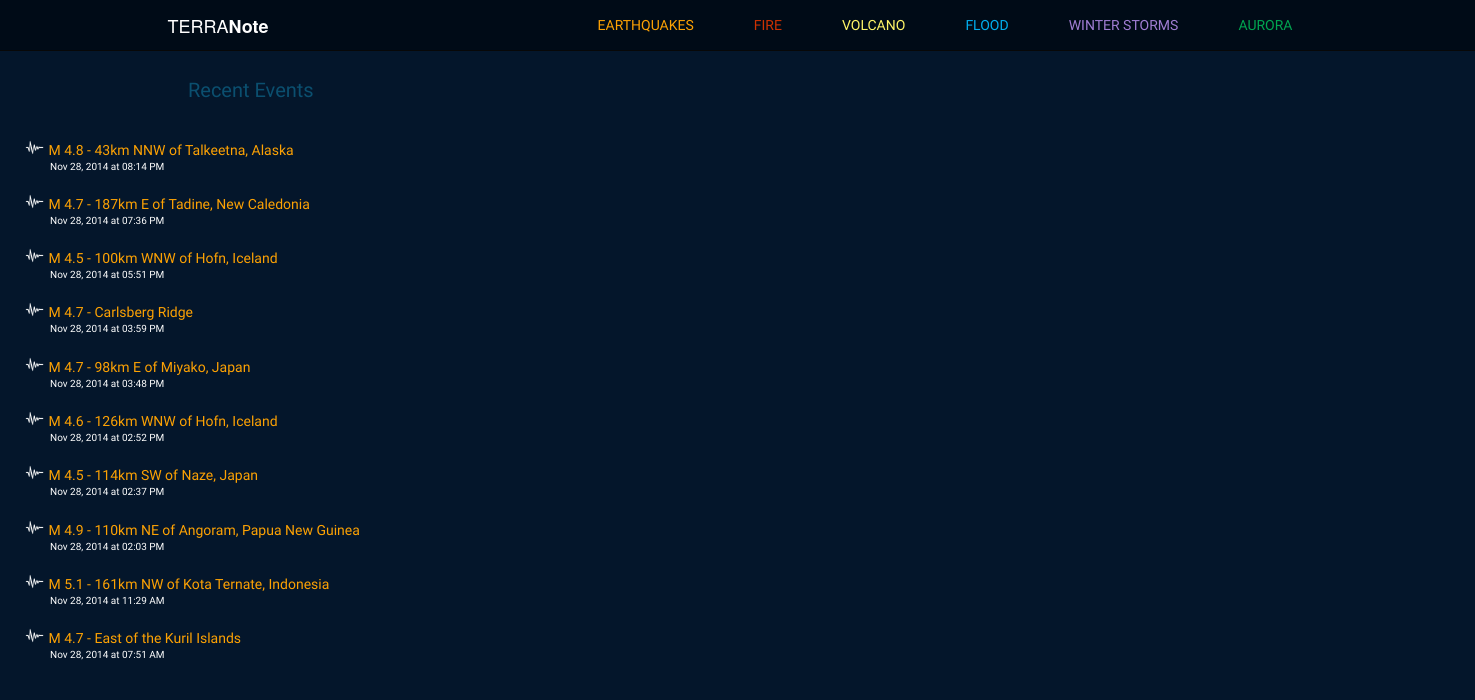
The app's page /, older data.
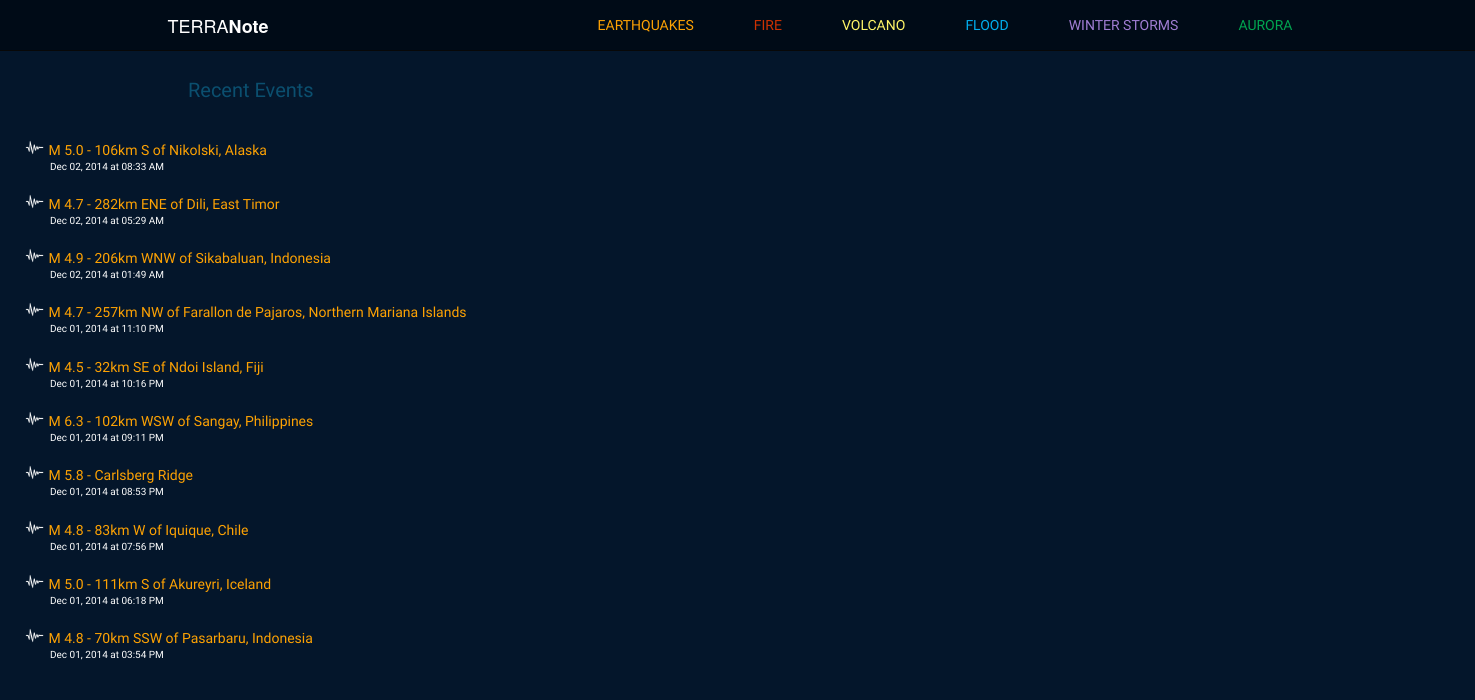
The same page, newer data.
### model.py (models this page shows)
class Quake(Base):
    __tablename__ = "quakes"
    quake_id = Column(String(50), primary_key = True)
    quake_title = Column(String, nullable = False)
    quake_type = Column(String(25), nullable = False)
    magnitude = Column(Float, nullable = False)
    place = Column(String, nullable = False)
    latitude = Column(Float, nullable = False)
    longitude = Column(Float, nullable = False)
    depth = Column(Float, nullable = False)
    quake_datetime = Column(DateTime, nullable = False)
    url = Column(String, nullable = False)
    seismictype = Column(String, nullable = False)
    status = Column(String, nullable = False)
    felt = Column(Integer, nullable = True)
    tsunami = Column(Integer, nullable = True)
    recordtime = Column(DateTime, nullable = False)

### note.py (the view)
@app.route("/")
def home_map():
	topten = db_session.query(Quake).order_by(Quake.quake_datetime.desc()).limit(10)
	cols = Quake.__table__.columns
	json_compiled = {}
	for quake in topten:
		json_compiled[quake.quake_id] = {}
		json_compiled[quake.quake_id]['lat'] = quake.latitude
		json_compiled[quake.quake_id]['lng'] = quake.longitude
		json_compiled[quake.quake_id]['title'] = quake.quake_title
		json_compiled[quake.quake_id]['id'] = quake.quake_id
	print json_compiled
	recent_quakes = db_session.query(Quake).order_by(Quake.quake_datetime.desc()).limit(10)
	return render_template("home.html", recent_quakes=recent_quakes, top_ten=json_compiled)

### templates/home.html (shortened to what this page needs)
{% extends 'base.html' %}
{% block body %}
<div class="col-sm-4">
	<div class="event-list" id="userpoint">
		<div class="row">
			<div id="recent-events">Recent Events</div>
		</div>
		<div class="row">
			{% for quake in recent_quakes %}
				<div class="quake-list">
					<img class="small-icon" src="/static/images/quake-icon.png"/>
					<div class="recent-title quake-orange"><a href="/quakes/{{ quake.quake_id }}">{{ quake.quake_title }}</a></div>
					<div class="recent-datetime">{{ quake.quake_datetime.strftime('%b %d, %Y at %I:%M %p') }}</div>
				</div>
			{% endfor %}
		</div>
	</div>
</div>
    <div class="col-sm-8">
        <div class="event-map" id="home-map"></div>
    </div>
{% endblock %}

Row changes from the older to the newer data that the page shows:
no longer on this page (row unchanged): Quake: quake_title "M 4.8 - 43km NNW of Talkeetna, Alaska", quake_datetime "Nov 28, 2014 at 08:14 PM"
no longer on this page (row unchanged): Quake: quake_title "M 4.7 - 187km E of Tadine, New Caledonia", quake_datetime "Nov 28, 2014 at 07:36 PM"
no longer on this page (row unchanged): Quake: quake_title "M 4.5 - 100km WNW of Hofn, Iceland", quake_datetime "Nov 28, 2014 at 05:51 PM"
no longer on this page (row unchanged): Quake: quake_title "M 4.7 - Carlsberg Ridge", quake_datetime "Nov 28, 2014 at 03:59 PM"
no longer on this page (row unchanged): Quake: quake_title "M 4.7 - 98km E of Miyako, Japan", quake_datetime "Nov 28, 2014 at 03:48 PM"
no longer on this page (row unchanged): Quake: quake_title "M 4.6 - 126km WNW of Hofn, Iceland", quake_datetime "Nov 28, 2014 at 02:52 PM"
no longer on this page (row unchanged): Quake: quake_title "M 4.5 - 114km SW of Naze, Japan", quake_datetime "Nov 28, 2014 at 02:37 PM"
no longer on this page (row unchanged): Quake: quake_title "M 4.9 - 110km NE of Angoram, Papua New Guinea", quake_datetime "Nov 28, 2014 at 02:03 PM"
no longer on this page (row unchanged): Quake: quake_title "M 5.1 - 161km NW of Kota Ternate, Indonesia", quake_datetime "Nov 28, 2014 at 11:29 AM"
no longer on this page (row unchanged): Quake: quake_title "M 4.7 - East of the Kuril Islands", quake_datetime "Nov 28, 2014 at 07:51 AM"
added Quake: quake_title "M 5.0 - 106km S of Nikolski, Alaska", quake_datetime "Dec 02, 2014 at 08:33 AM"
added Quake: quake_title "M 4.7 - 282km ENE of Dili, East Timor", quake_datetime "Dec 02, 2014 at 05:29 AM"
added Quake: quake_title "M 4.9 - 206km WNW of Sikabaluan, Indonesia", quake_datetime "Dec 02, 2014 at 01:49 AM"
added Quake: quake_title "M 4.7 - 257km NW of Farallon de Pajaros, Northern Mariana Islands", quake_datetime "Dec 01, 2014 at 11:10 PM"
added Quake: quake_title "M 4.5 - 32km SE of Ndoi Island, Fiji", quake_datetime "Dec 01, 2014 at 10:16 PM"
added Quake: quake_title "M 6.3 - 102km WSW of Sangay, Philippines", quake_datetime "Dec 01, 2014 at 09:11 PM"
added Quake: quake_title "M 5.8 - Carlsberg Ridge", quake_datetime "Dec 01, 2014 at 08:53 PM"
added Quake: quake_title "M 4.8 - 83km W of Iquique, Chile", quake_datetime "Dec 01, 2014 at 07:56 PM"
added Quake: quake_title "M 5.0 - 111km S of Akureyri, Iceland", quake_datetime "Dec 01, 2014 at 06:18 PM"
added Quake: quake_title "M 4.8 - 70km SSW of Pasarbaru, Indonesia", quake_datetime "Dec 01, 2014 at 03:54 PM"
